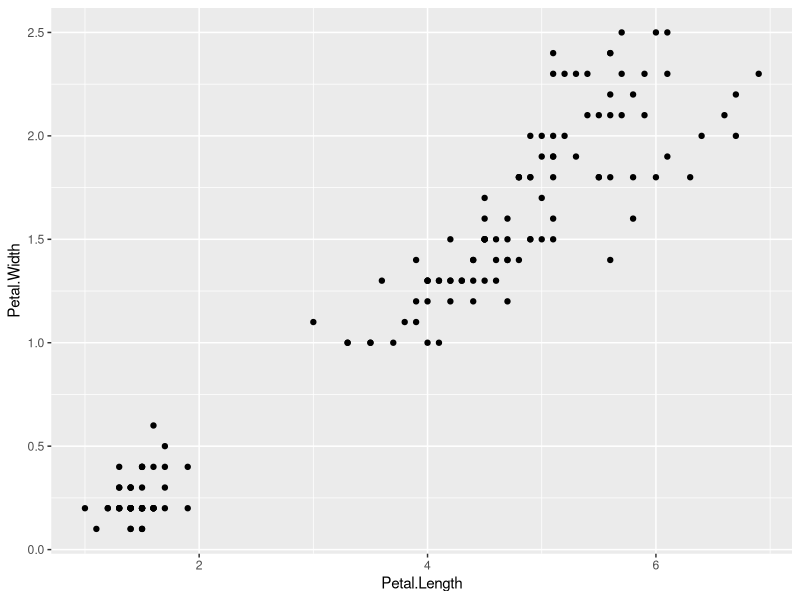
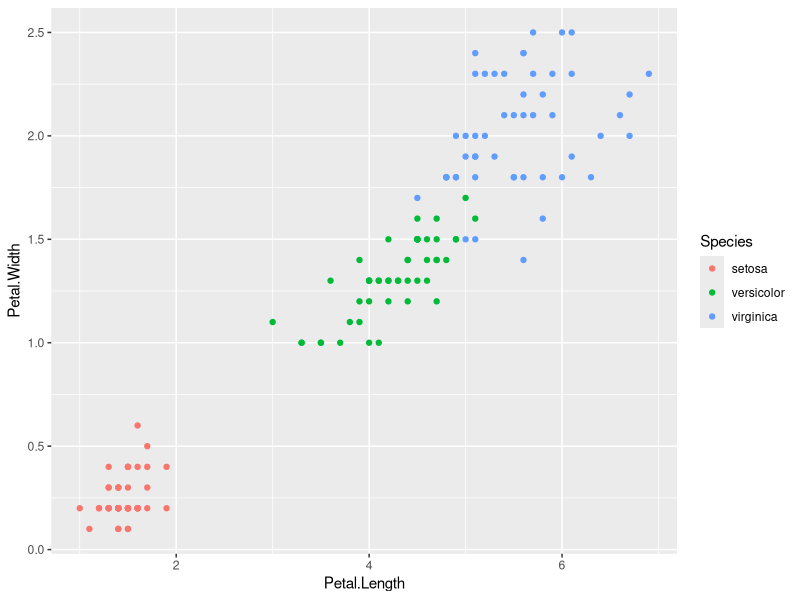
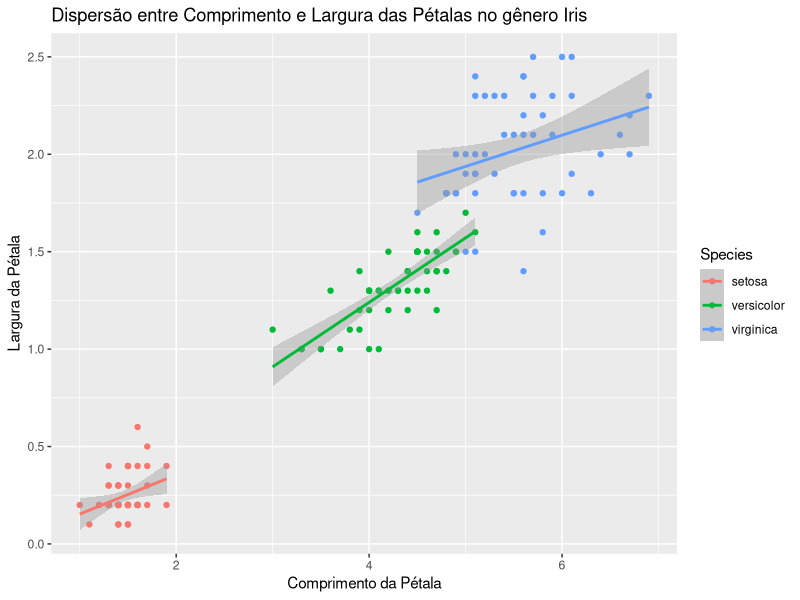

Source code (R) for these figures, in order:
library(ggplot2)

iris <- iris

grafico <- ggplot(iris, aes(x = Petal.Length, y = Petal.Width)) +
  geom_point()

grafico

#ênfase para a diferença quando adiciona color = variavel

grafico <- ggplot(iris, aes(x = Petal.Length, y = Petal.Width, color = Species)) + 
  geom_point()

grafico

#adicionando linha de regressão
grafico <- ggplot2::ggplot(iris, aes(x = Petal.Length, y = Petal.Width, color = Species)) + 
  ggplot2::geom_point() +
  ggplot2::geom_smooth(method = lm, se = T, fullrange = F) +
  ggplot2::labs(title = "Dispersão entre Comprimento e Largura das Pétalas no gênero Iris",
       x = "Comprimento da Pétala",
       y = "Largura da Pétala"
       )
grafico


